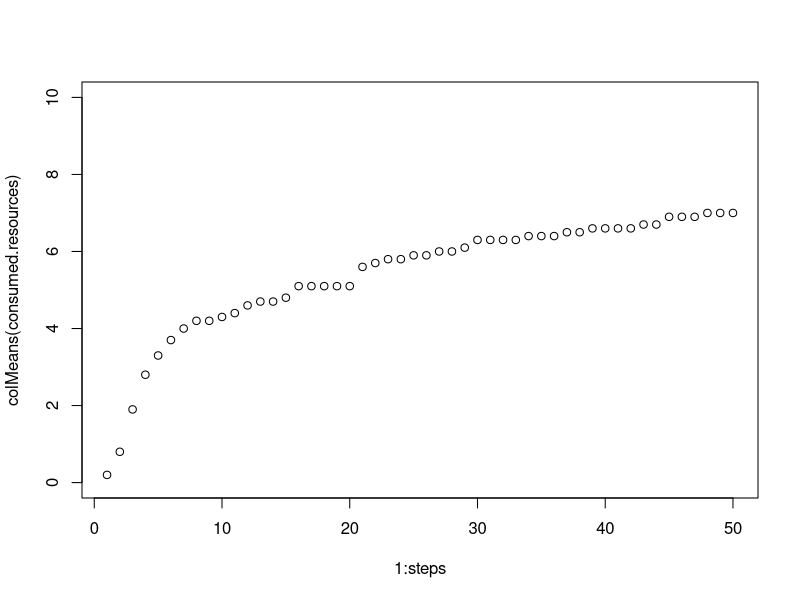
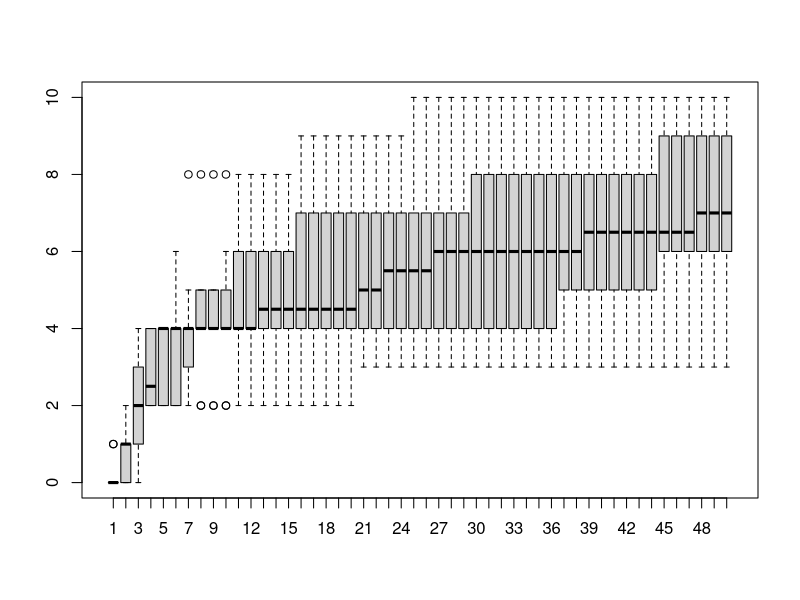

Reproduce these figures in R, in order.


# GLOBAL VARIABLES

N <- 10
resources <- 10
environment.size <- 20
max.amount <- 3
steps <- 50

# strategy = 0 random-walk
# strategy = 1 min.distance
strategy <- 1
runs <- 10

create.agents <- function(x, env.size){
  pop <- data.frame(id = 1:x, energy = 0, x = 0, y = 0)
  for(i in 1:x){
    pop[i,]$x <- sample(seq(1,environment.size))[1]
    pop[i,]$y <- sample(seq(1,environment.size))[1]
  }
  return(pop)
}

create.resources <- function(x){
  resources <- data.frame(id = 1:x, amount = 0, x = 0, y = 0)
  for(j in 1:x){
    resources[j,]$x <- sample(seq(1,environment.size))[1]
    resources[j,]$y <- sample(seq(1,environment.size))[1]
    resources[j,]$amount <- runif(1) * max.amount
  }
  return(resources)
}

eating <- function(agent, resources, num.res){
    for(res in 1:dim(resources)[1]){
      if(agent$x == resources[res,]$x && agent$y == resources[res,]$y && resources[res,]$amount > 0){
        agent$energy <- agent$energy + resources[res,]$amount
        resources[res,]$amount <- 0
        num.res <- num.res + 1
      }
    }
  return(list(agent, resources, num.res))
}

look.for.resources.rw <- function(agents){
  for(a in sample(1:dim(agents)[1])){
    agents[a,]$x <- agents[a,]$x + sign(rnorm(1,0,1))
    agents[a,]$y <- agents[a,]$y + sign(rnorm(1,0,1))
    
    # THIS IS TO CHECK THAT THE AGENT DOES NOT CROSS THE BORDERS OF THE ENV
    if(agents[a,]$x > environment.size){
      agents[a,]$x <- environment.size
    }
    
    if(agents[a,]$y > environment.size){
      agents[a,]$y <- environment.size
    }
    
    if(agents[a,]$x < 0){
      agents[a,]$x <- 0
    }
    
    if(agents[a,]$y < 0){
      agents[a,]$y <- 0
    }
  }
  return(agents)
}

library(fields)
look.for.resources.clever <- function(agents, resources){
  for(a in sample(1:dim(agents)[1])){
    distances <- array(0, c(1,dim(resources)[1]))
    for(j in 1:dim(resources)[1]){
      distances[j] <- rdist(agents[a,3:4], resources[j,3:4])
    }
    
    target <- match(min(distances), distances)
    # IS THERE ANY FOOD LEFT THERE?
    if(resources[target,]$amount > 0){
      if(agents[a,]$x < resources[target,]$x){
        agents[a,]$x <- agents[a,]$x + 1
      }else{
        agents[a,]$x <- agents[a,]$x - 1
      }
      if(agents[a,]$y < resources[target,]$y){
        agents[a,]$y <- agents[a,]$y + 1
      }else{
        agents[a,]$y <- agents[a,]$y - 1
      }
    }else{
      agents[a,]$x <- agents[a,]$x + sign(rnorm(1,0,1))
      agents[a,]$y <- agents[a,]$y + sign(rnorm(1,0,1))
    }
    
    # THIS IS TO CHECK THAT THE AGENT DOES NOT CROSS THE BORDERS OF THE ENV
    if(agents[a,]$x > environment.size){
      agents[a,]$x <- environment.size
    }
    
    if(agents[a,]$y > environment.size){
      agents[a,]$y <- environment.size
    }
    
    if(agents[a,]$x < 0){
      agents[a,]$x <- 0
    }
    
    if(agents[a,]$y < 0){
      agents[a,]$y <- 0
    }
  }
  return(agents)
}



# Pop<-create.agents(10, environment.size)
# plot(Pop$x, Pop$y, xlim=c(0, environment.size), ylim=c(0, environment.size))
#
# library(tidyverse)
# ggplot(Pop, aes(x, y)) +
#   geom_point() +
#   xlim(0,environment.size) +
#   ylim(0,environment.size)
#
# Resources <- create.resources(resources)
# plot(Resources$x, Resources$y, xlim=c(0, environment.size), ylim=c(0, environment.size),
#      pch = 20, cex = Resources$amount * 2, xlab = "x", ylab = "y")
#
# library(tidyverse)
# ggplot(Resources, aes(x, y)) +
#   geom_point(size = Resources$amount * 2) +
#   xlim(0,environment.size) +
#   ylim(0,environment.size)


# # PLOT INITIAL POSITIONS OF AGENTS
# library(tidyverse)
# ggplot(Pop, aes(x, y)) + 
#   geom_point(color = "blue") + 
#   xlim(0,environment.size) + 
#   ylim(0,environment.size) +
#   ggtitle("initial positions of agents")
# 
# # PLOT POSITIONS OF RESOURCES
# library(tidyverse)
# ggplot(Resources, aes(x, y)) + 
#   geom_point(size = Resources$amount * 2, color = "darkGreen") + 
#   xlim(0,environment.size) + 
#   ylim(0,environment.size) +
#   ggtitle("position of resources")


movements <- vector("list", steps)
consumed.resources <- array(0,c(runs,steps))

for(r in 1:runs){
  countr <- 0
  Pop<-create.agents(10, environment.size)
  Resources <- create.resources(resources)
  for(t in 1:steps){
    print(paste(r,t,sep=" : "))
    
    for(a in sample(1:dim(Pop)[1])){
      outcome <- eating(Pop[a,], Resources, countr)
      Pop[a,] <- outcome[[1]]
      Resources <- outcome[[2]]
      countr <- outcome[[3]]
    }
    
    consumed.resources[r,t] <- countr
    
    if(strategy == 0){
      Pop <- look.for.resources.rw(Pop) 
    }
    if(strategy == 1){
      Pop <- look.for.resources.clever(Pop, Resources)
    }
    
    # # PLOT AFTER MOVING
    # library(tidyverse)
    # p <- ggplot(Pop, aes(x, y)) + 
    #   geom_point(color = "blue", size = Pop$energy + 1) + 
    #   xlim(0,environment.size) + 
    #   ylim(0,environment.size) +
    #   ggtitle(paste("position of agents at time t = ", t, sep=""))
    # 
    # p.both <- p + 
    #   geom_point(data = Resources, size = Resources$amount * 2, color = "darkGreen")
    # 
    # movements[[t]] <- p.both
  }
}



# for(t in 1:steps){
#   print(movements[[t]])
# }
# 
# 
# library(ggpubr)
# figure <- ggarrange(plotlist = movements,
#                     ncol = 4, nrow = 5)
# print(figure)


plot(1:steps, colMeans(consumed.resources), ylim=c(0,resources))
boxplot(consumed.resources, ylim=c(0,resources))
